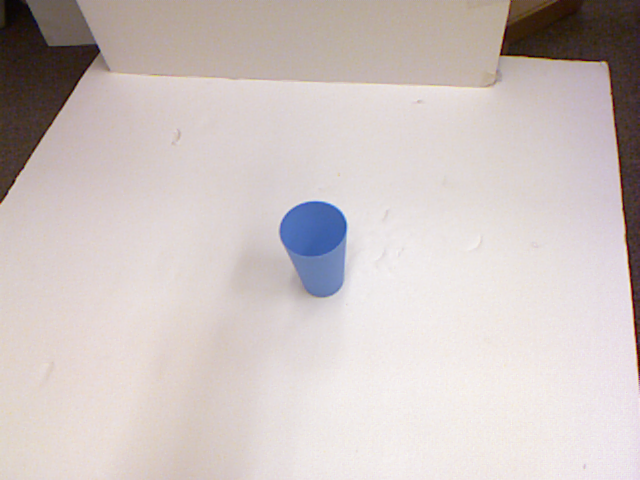
#> input picture samples/pcd0312r.png, 640 x 480 px
$ python rotate.py
#> lines starting #> are read from the running program, lines starting #| are printed output that depends on the picture
import numpy as np
import cv2
from matplotlib import pyplot as plt


img = cv2.imread('./samples/pcd0312r.png',0)
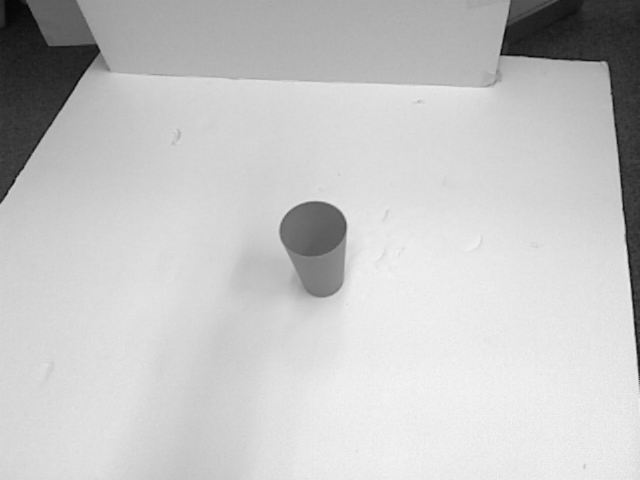
#> img: shape (480, 640); min 5, max 248, mean 197.3
rows,cols = img.shape
#> rows = 480; cols = 640

M = cv2.getRotationMatrix2D((cols/2,rows/2),30,1)
dst = cv2.warpAffine(img,M,(cols,rows))
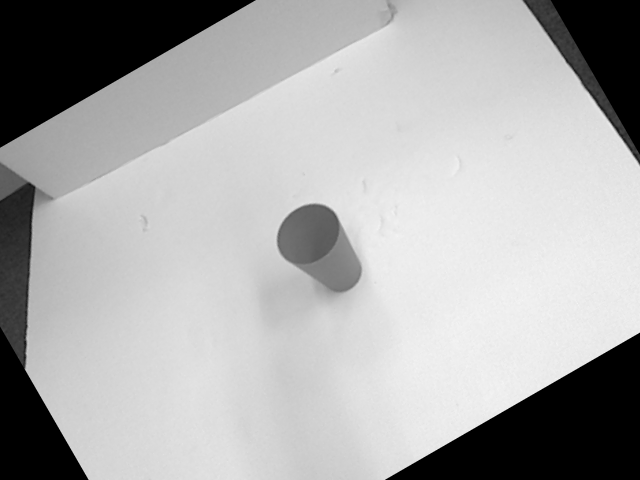
#> dst: shape (480, 640); min 0, max 245, mean 171.5

plt.imshow(dst,cmap = 'gray')
plt.show()
